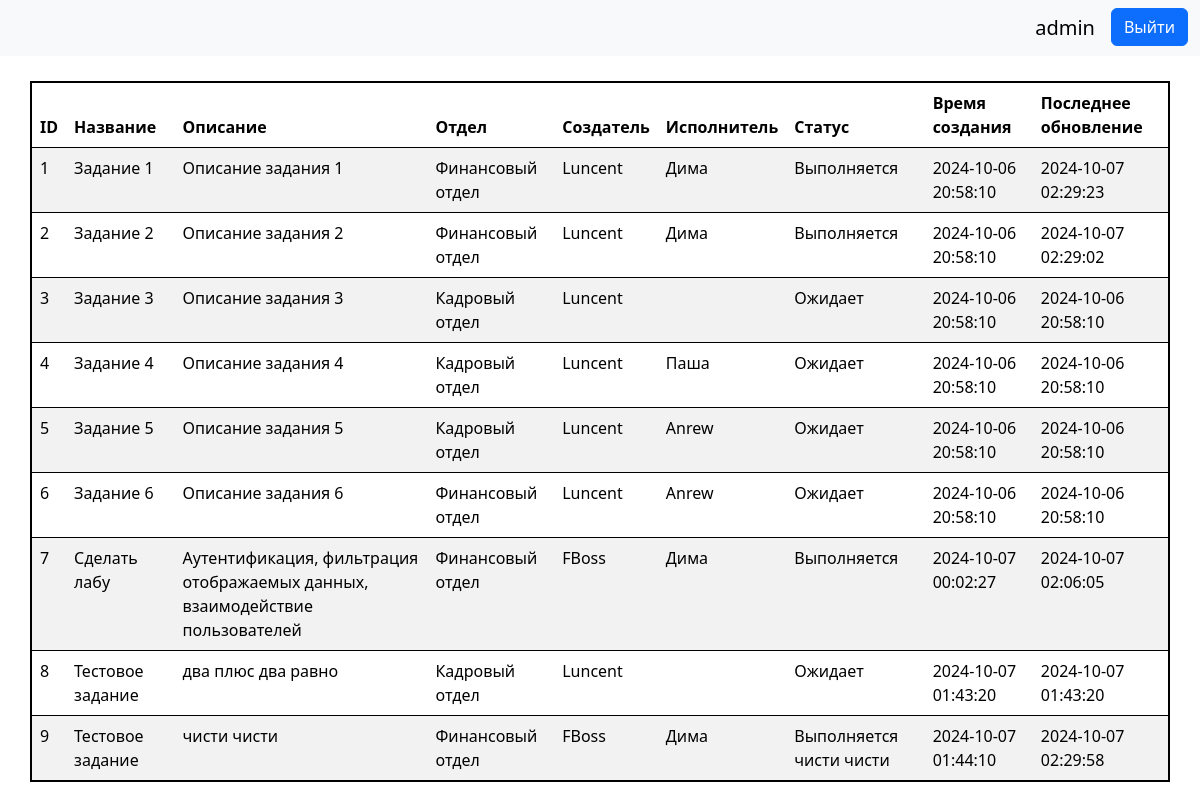
The page /views/tasksPage.php (signed in) on the database its author committed.
### tables this page shows
CREATE TABLE `tasks` (
  `id` int NOT NULL,
  `title` varchar(255) NOT NULL,
  `description` text NOT NULL,
  `department_id` int NOT NULL,
  `created_by` int NOT NULL,
  `assigned_to` int DEFAULT NULL,
  `status` text NOT NULL,
  `created_at` datetime NOT NULL,
  `updated_at` datetime NOT NULL
);

CREATE TABLE `departments` (
  `id` int NOT NULL,
  `name` varchar(128) NOT NULL
);

CREATE TABLE `users` (
  `id` int NOT NULL,
  `login` varchar(50) NOT NULL,
  `password` varchar(50) NOT NULL,
  `role` varchar(30) NOT NULL,
  `department_id` int DEFAULT NULL
);

### Dao/pdo.php (called while the page is built, shortened)
<?php
    function getConnection(){
        $servername = "localhost";
        $userName="root";
        $password = "root";
        $database = "db1";
        $conn = new PDO("mysql:host=$servername; dbname=$database", $userName, $password);
        $conn->setAttribute(PDO::ATTR_ERRMODE, PDO::ERRMODE_EXCEPTION);
        return $conn;
    }
?>

### Dao/TasksDao.php (called while the page is built, shortened)
<?php
require_once "pdo.php";
class TaskDAO {
    public static function getAllTasks() {
        $stmt = getConnection()->prepare("
            SELECT t.*,
                   u1.login AS creator_login,
                   u2.login AS assignee_login,
                   d.name AS department_name
            FROM tasks t
            LEFT JOIN users u1 ON t.created_by = u1.id
            LEFT JOIN users u2 ON t.assigned_to = u2.id
            LEFT JOIN departments d ON t.department_id = d.id
        ");
        $stmt->execute();
        return $stmt->fetchAll(PDO::FETCH_OBJ);
    }
}

### Controlers/getTasksController.php (called while the page is built, shortened)
<?php
    require_once "../Dao/TasksDao.php";
class GetTasksController{
    public static function selectTasksAdmin(){
        try{
            $_SESSION["tasks_admin"]=TaskDAO::getAllTasks();
        }catch(Exception $ex){
            MySessionHandler::addErrorMessage("Ошибка при выборке данных. ".$ex->getMessage());
        }
    }
}
?>

### views/Components/tasksTable.php (the view, shortened to what this page needs)
<?php
    if($_SESSION["user"]->role == "admin"){
?>
<table class="table table-striped table-hover tableBorder">
    <thead class="th-dark">
        <th>ID</th>
        <th>Название</th>
        <th>Описание</th>
        <th>Отдел</th>
        <th>Создатель</th>
        <th>Исполнитель</th>
        <th>Статус</th>
        <th>Время создания</th>
        <th>Последнее обновление</th>
    </thead>
    <tbody>
        <?php if(isset($_SESSION["tasks_admin"])){?>
            <?php foreach($_SESSION["tasks_admin"] as $task){?>
                <tr>
                    <td><?php echo $task->id?></td>
                    <td><?php echo $task->title?></td>
                    <td><?php echo $task->description?></td>
                    <td><?php echo $task->department_name?></td>
                    <td><?php echo $task->creator_login?></td>
                    <td><?php echo $task->assignee_login?></td>
                    <td><?php echo $task->status?></td>
                    <td><?php echo $task->created_at?></td>
                    <td><?php echo $task->updated_at?></td>
                </tr>
            <?php }?>
        <?php } ?>
    </tbody>
</table>
<?php } ?>

### css/styles.css (style rules this page uses)
.tableBorder { margin: 0 auto; width: 95%; border: 2px solid black; margin-bottom: 25px; }

### rows shown on the page
tasks: id "1", title "Задание 1", description "Описание задания 1", department.name "Финансовый отдел", users.login "Luncent", users.login "Дима", status "Выполняется", created_at "2024-10-06 20:58:10", updated_at "2024-10-07 02:29:23"
tasks: id "2", title "Задание 2", description "Описание задания 2", department.name "Финансовый отдел", users.login "Luncent", users.login "Дима", status "Выполняется", created_at "2024-10-06 20:58:10", updated_at "2024-10-07 02:29:02"
tasks: id "3", title "Задание 3", description "Описание задания 3", department.name "Кадровый отдел", users.login "Luncent", status "Ожидает", created_at "2024-10-06 20:58:10", updated_at "2024-10-06 20:58:10"
tasks: id "4", title "Задание 4", description "Описание задания 4", department.name "Кадровый отдел", users.login "Luncent", users.login "Паша", status "Ожидает", created_at "2024-10-06 20:58:10", updated_at "2024-10-06 20:58:10"
tasks: id "5", title "Задание 5", description "Описание задания 5", department.name "Кадровый отдел", users.login "Luncent", users.login "Anrew", status "Ожидает", created_at "2024-10-06 20:58:10", updated_at "2024-10-06 20:58:10"
tasks: id "6", title "Задание 6", description "Описание задания 6", department.name "Финансовый отдел", users.login "Luncent", users.login "Anrew", status "Ожидает", created_at "2024-10-06 20:58:10", updated_at "2024-10-06 20:58:10"
tasks: id "7", title "Сделать лабу", description "Аутентификация, фильтрация отображаемых данных, взаимодействие пользователей", department.name "Финансовый отдел", users.login "FBoss", users.login "Дима", status "Выполняется", created_at "2024-10-07 00:02:27", updated_at "2024-10-07 02:06:05"
tasks: id "8", title "Тестовое задание", description "два плюс два равно", department.name "Кадровый отдел", users.login "Luncent", status "Ожидает", created_at "2024-10-07 01:43:20", updated_at "2024-10-07 01:43:20"
tasks: id "9", title "Тестовое задание", description "чисти чисти", department.name "Финансовый отдел", users.login "FBoss", users.login "Дима", status "Выполняется чисти чисти", created_at "2024-10-07 01:44:10", updated_at "2024-10-07 02:29:58"

### other values the page prints
$_SESSION["user"]->login "admin"
